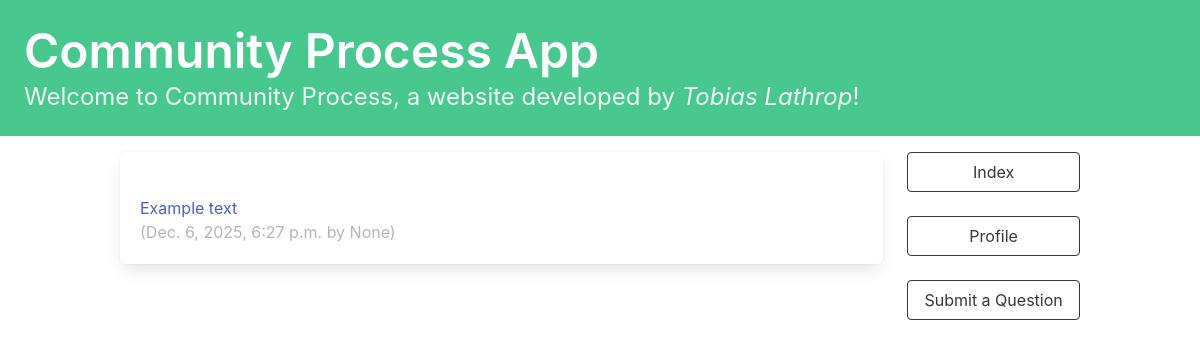
Page /CPApi/index/ on the earlier database version.
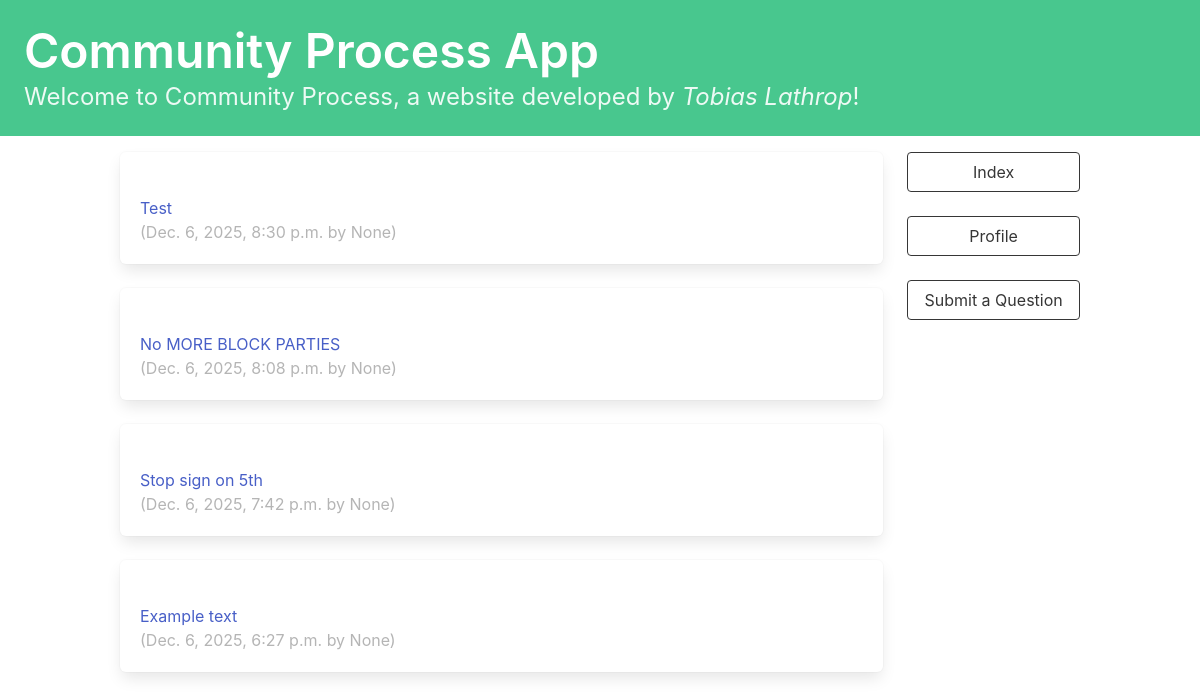
Same page on the later database version.
### CPApi/models.py (models this page shows, shortened)
class Question(models.Model):
    owner = models.ForeignKey(User, on_delete=models.CASCADE, null=True, blank=True)
    question_text = models.CharField(max_length=200)
    pub_date = models.DateTimeField("date published")

### CPApi/views.py (the view)
# urls.py: path("index/", views.IndexView.as_view(), name="index"),
class IndexView(generic.ListView):
    template_name = "CPApi/index.html"
    context_object_name = "latest_question_list"
    def get_queryset(self):
        return Question.objects.filter(pub_date__lte=timezone.now()).order_by("-pub_date")[
        :5
    ]

### CPApi/templates/CPApi/index.html (shortened to what this page needs)
{% extends 'CPApi/base.html' %}
{% block content %}
<div class="column">
{% if latest_question_list %}
<ul>
    {% for question in latest_question_list %}
        <div class="box">
            <p class="title is-4">
              <li><a href="{% url 'CPApi:detail' question.id %}">{{ question.question_text }}</a></li>
            </p>
            <span class="is-small has-text-grey-light">
              ({{ question.pub_date }} by {{ question.owner }})
            </span>
        </div>
{% endfor %}
</ul>
{% else %}
        <p>No issues are available.</p>
     {% endif %}
</div>
<div class="column is-one-fifth">
  <div class="block">
    <a href="{% url 'CPApi:index' %}">
        <button class="button is-dark is-outlined is-fullwidth">
            Index
        </button>
    </a>
  </div>
  <div class="block">
    <a href="{% url 'CPApi:profile' %}">
        <button class="button is-dark is-outlined is-fullwidth">
            Profile
        </button>
    </a>
  </div>
  <div class="block">
    <a href="{% url 'CPApi:addquestion' %}">
        <button class="button is-dark is-outlined is-fullwidth">
            Submit a Question
        </button>
    </a>
  </div>
</div>
{% endblock content %}

### CPApi/templates/CPApi/base.html (shortened to what this page needs)
<!DOCTYPE html>
<html lang="en">
<head>
    <link rel="stylesheet"
          href="https://cdn.jsdelivr.net/npm/bulma@0.9.3/css/bulma.min.css">
</head>
<body>
    <section class="hero is-small is-success mb-4">
        <div class="hero-body">
            <h1 class="title is-1">Community Process App</h1>
            <p class="subtitle is-4">
                Welcome to Community Process, a website developed by
                <em>Tobias Lathrop</em>!
            </p>
        </div>
    </section>
    <div class="container">
        <div class="columns">
            {% block content %}
            {% endblock content %}
        </div>
    </div>
</body>
</html>

Differences in the rows shown:
added Question: question_text "Test", pub_date "Dec. 6, 2025, 8:30 p.m.", owner "None"
added Question: question_text "No MORE BLOCK PARTIES", pub_date "Dec. 6, 2025, 8:08 p.m.", owner "None"
added Question: question_text "Stop sign on 5th", pub_date "Dec. 6, 2025, 7:42 p.m.", owner "None"
